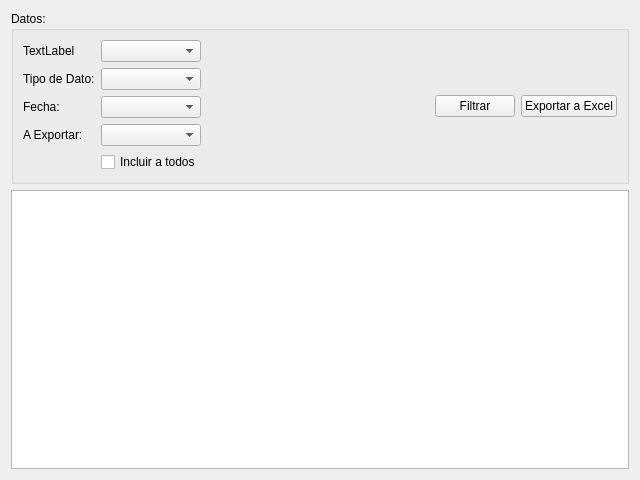
<?xml version="1.0" encoding="UTF-8"?>
<ui version="4.0">
 <class>sizigiaExcelReportWidget</class>
 <widget class="QWidget" name="sizigiaExcelReportWidget">
  <property name="geometry">
   <rect>
    <x>0</x>
    <y>0</y>
    <width>640</width>
    <height>480</height>
   </rect>
  </property>
  <property name="windowTitle">
   <string>Form</string>
  </property>
  <layout class="QVBoxLayout" name="verticalLayout">
   <item>
    <widget class="QGroupBox" name="groupBox">
     <property name="title">
      <string>Datos:</string>
     </property>
     <layout class="QHBoxLayout" name="horizontalLayout">
      <item>
       <layout class="QFormLayout" name="formLayout">
        <property name="fieldGrowthPolicy">
         <enum>QFormLayout::AllNonFixedFieldsGrow</enum>
        </property>
        <item row="1" column="0">
         <widget class="QLabel" name="tipoDeDatoLabel">
          <property name="text">
           <string>Tipo de Dato:</string>
          </property>
         </widget>
        </item>
        <item row="1" column="1">
         <widget class="QComboBox" name="tipoDeDatoComboBox"/>
        </item>
        <item row="2" column="0">
         <widget class="QLabel" name="fechaLabel">
          <property name="text">
           <string>Fecha:</string>
          </property>
         </widget>
        </item>
        <item row="2" column="1">
         <widget class="QComboBox" name="fechaComboBox"/>
        </item>
        <item row="3" column="0">
         <widget class="QLabel" name="aExportarLabel">
          <property name="text">
           <string>A Exportar:</string>
          </property>
         </widget>
        </item>
        <item row="3" column="1">
         <widget class="QComboBox" name="aExportarComboBox"/>
        </item>
        <item row="4" column="1">
         <widget class="QCheckBox" name="allInCheckBox">
          <property name="text">
           <string>Incluir a todos</string>
          </property>
         </widget>
        </item>
        <item row="0" column="0">
         <widget class="QLabel" name="label">
          <property name="text">
           <string>TextLabel</string>
          </property>
         </widget>
        </item>
        <item row="0" column="1">
         <widget class="QComboBox" name="cboEstacion"/>
        </item>
       </layout>
      </item>
      <item>
       <spacer name="horizontalSpacer">
        <property name="orientation">
         <enum>Qt::Horizontal</enum>
        </property>
        <property name="sizeHint" stdset="0">
         <size>
          <width>40</width>
          <height>20</height>
         </size>
        </property>
       </spacer>
      </item>
      <item>
       <layout class="QHBoxLayout" name="horizontalLayout_2">
        <property name="rightMargin">
         <number>0</number>
        </property>
        <item>
         <widget class="QPushButton" name="filterButton">
          <property name="text">
           <string>Filtrar</string>
          </property>
          <property name="icon">
           <iconset resource="resource.qrc">
            <normaloff>:/icons/icons/system-search-4.png</normaloff>:/icons/icons/system-search-4.png</iconset>
          </property>
         </widget>
        </item>
        <item>
         <widget class="QPushButton" name="exportButton">
          <property name="text">
           <string>Exportar a Excel</string>
          </property>
         </widget>
        </item>
       </layout>
      </item>
     </layout>
    </widget>
   </item>
   <item>
    <widget class="QTableWidget" name="tableWidget"/>
   </item>
  </layout>
 </widget>
 <resources>
  <include location="resource.qrc"/>
 </resources>
 <connections/>
</ui>
